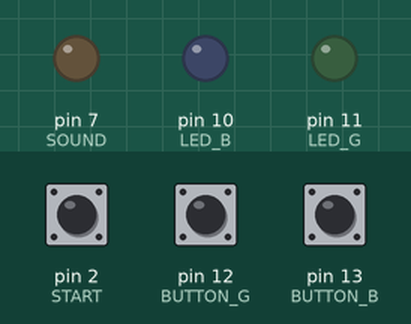
The sketch below on a simulated Arduino Uno, built with avr-gcc and run on an emulated ATmega328P. Shown: output pins drawn as LEDs (lit = HIGH). The test bench sets the inputs (shaded band); at power-on: pin 2 (START) HIGH, pin 12 (BUTTON_G) LOW, pin 13 (BUTTON_B) LOW. Random numbers use the default seed unless the sketch sets one.

Above: at 1.2 s.
1.3 s: pin 2 (START) pulled LOW for 0.15 s
At 1.45 s:
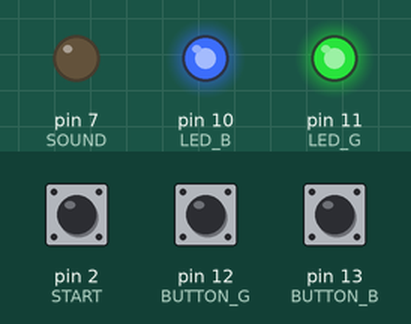
4.3 s: pin 12 (BUTTON_G) pulled HIGH for 3.2 s
At 7.7 s:
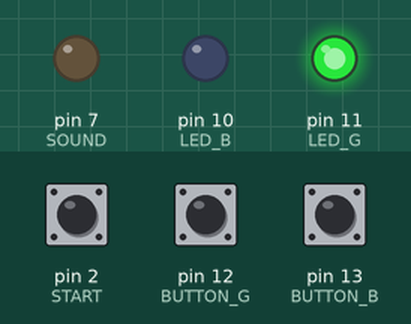
9.0 s: pin 2 (START) pulled LOW for 1 s
At 9.7 s:
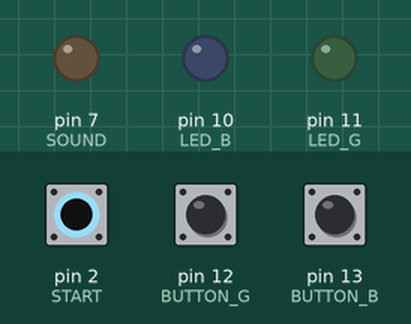
Timing chart, 0 to 12.0 s (numbered marks = the images above; inputs shaded):
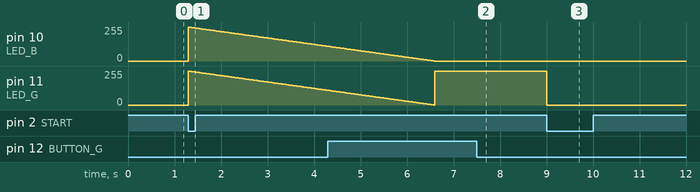

Measured:
- after the input at 9.0 s, pin 11 (LED_G): 255/255 → 0/255 at once

The sketch:

LuBot.ino
```cpp
#define DEBOUNCE_START_BTN 150
#define MAX_SUSPENSE_TIME 10000
#define MIN_SUSPENSE_TIME 5000
// PINS
#define BUTTON_B 13
#define BUTTON_G 12
#define LED_G 11
#define LED_B 10
#define SOUND 7
#define START 2
// STATES
#define STATE_STOP 0
#define STATE_SUSPENSE 1
#define STATE_WAITING 2
#define STATE_RESULT 3

unsigned long debounceStartBtn;
unsigned long startSuspenseTime;
unsigned long suspenseWait;
int resolution;
int state;
int winner;
int teamG;
int teamB;

void setup() {
  state = STATE_STOP;
  pinMode(LED_G, OUTPUT);
  pinMode(LED_B, OUTPUT);
  pinMode(SOUND, OUTPUT);
  pinMode(BUTTON_G, INPUT);
  pinMode(BUTTON_B, INPUT);
  pinMode(START, INPUT_PULLUP);
  randomSeed(A0);
  attachInterrupt(digitalPinToInterrupt(START), startGame, FALLING);
  reset();
}

void loop() {
  switch (state) {
    case STATE_STOP:
      reset();
      break;
    case STATE_SUSPENSE:
      suspenseGame();
      break;
    case STATE_WAITING:
      waitingGame();
      break;
    case STATE_RESULT:
      digitalWrite(winner, HIGH);
      break;
  }
}

void waitingGame() {
  teamG = digitalRead(BUTTON_G);
  teamB = digitalRead(BUTTON_B);
  if(teamG || teamB) {
    winner = teamG ? LED_G : LED_B;
    state = STATE_RESULT;
  }
}

void suspenseGame() {
  resolution = max(int (suspenseWait - (millis() - startSuspenseTime)), 0);
  analogWrite(LED_G, map(resolution, 0, suspenseWait, 0 , 255));
  analogWrite(LED_B, map(resolution, 0, suspenseWait, 0 , 255));
  if (resolution <= 0) {
    digitalWrite(SOUND, HIGH);
    digitalWrite(SOUND, LOW);
    state = STATE_WAITING;
  }
}

void reset() {
  digitalWrite(LED_G, LOW);
  digitalWrite(LED_B, LOW);
  digitalWrite(SOUND, LOW);
  winner = 0;
}

void setSuspenseGame() {
  state = STATE_SUSPENSE;
  startSuspenseTime = millis();
  suspenseWait = random(MIN_SUSPENSE_TIME, MAX_SUSPENSE_TIME);
  reset();
}

void startGame() {
  if ((millis() - debounceStartBtn) > DEBOUNCE_START_BTN) {
    state = (state == STATE_STOP) ? STATE_SUSPENSE : STATE_STOP;
    debounceStartBtn = millis();
    if(state == STATE_SUSPENSE) {
      setSuspenseGame();
    }
  }
}
```
